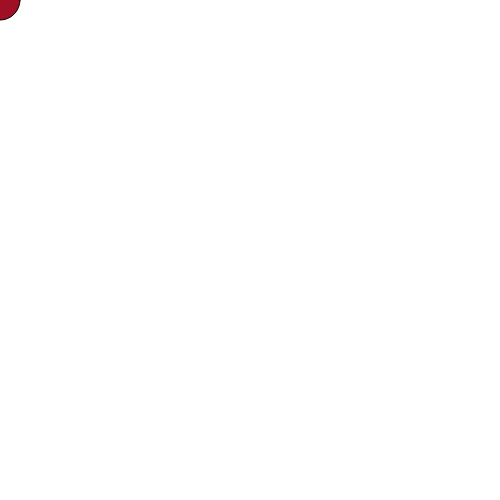
Frame 1 (no input)
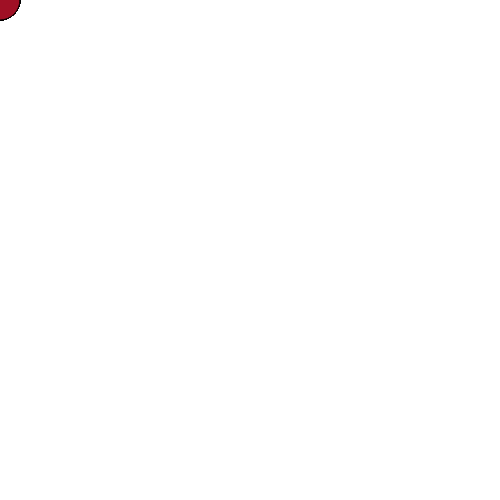
Frame 60 (no input)
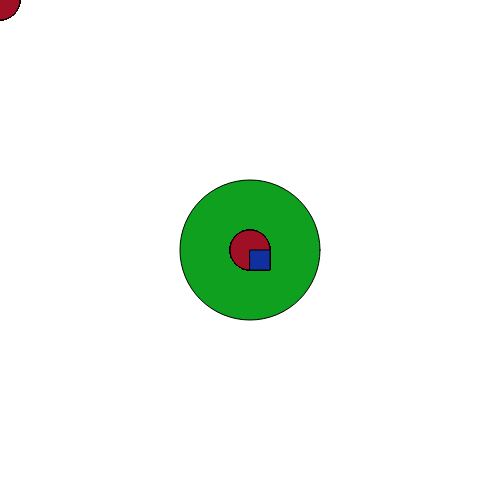
Frame 120 (the mouse pressed at the canvas centre since frame 60)

The p5.js sketch that drew these frames (run headless with seeded random() and noise() and a simulated clock; from frame 60 on, the mouse is pressed at the canvas centre):

// p5.js sketch
// ── sketch.js
const TMP = 20; // const - переменная, которая является константовой, то есть не изменяемой
let x = 10; // Объявление переменной
var y = 10; // Устаревшее объявление переменной 
function setup()
{
    createCanvas(500, 500);
}

function draw()
{
    //background(255);
    fill("#A01025");
    circle(mouseX, mouseY, 40); // built-in variable - переменные, которые сразу доступны и определены до начала нашего кода
    if (mouseIsPressed)
    {
        fill("#1030A0");
        rect(mouseX, mouseY, 20, 20);
    }
        
}

function mousePressed() // function buil-in - вызывается автоматически, когда происходит нажате кнопки мыши
{
    fill("#10A020");
    circle(mouseX, mouseY, 140);
}
